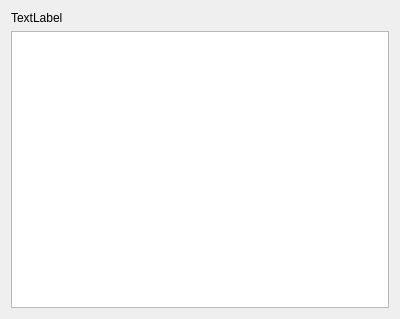
<?xml version="1.0" encoding="UTF-8"?>
<ui version="4.0">
 <class>DebconfNote</class>
 <widget class="QWidget" name="DebconfNote">
  <property name="geometry">
   <rect>
    <x>0</x>
    <y>0</y>
    <width>400</width>
    <height>319</height>
   </rect>
  </property>
  <property name="sizePolicy">
   <sizepolicy hsizetype="Preferred" vsizetype="Minimum">
    <horstretch>0</horstretch>
    <verstretch>0</verstretch>
   </sizepolicy>
  </property>
  <layout class="QVBoxLayout" name="verticalLayout">
   <item>
    <widget class="QLabel" name="descriptionL">
     <property name="text">
      <string comment="KDE::DoNotExtract">TextLabel</string>
     </property>
     <property name="wordWrap">
      <bool>true</bool>
     </property>
     <property name="buddy">
      <cstring>noteTE</cstring>
     </property>
    </widget>
   </item>
   <item>
    <widget class="KTextEdit" name="noteTE">
     <property name="autoFormatting">
      <set>QTextEdit::AutoAll</set>
     </property>
     <property name="textInteractionFlags">
      <set>Qt::NoTextInteraction</set>
     </property>
    </widget>
   </item>
  </layout>
 </widget>
 <customwidgets>
  <customwidget>
   <class>KTextEdit</class>
   <extends>QTextEdit</extends>
   <header>ktextedit.h</header>
  </customwidget>
 </customwidgets>
 <resources/>
 <connections/>
</ui>
